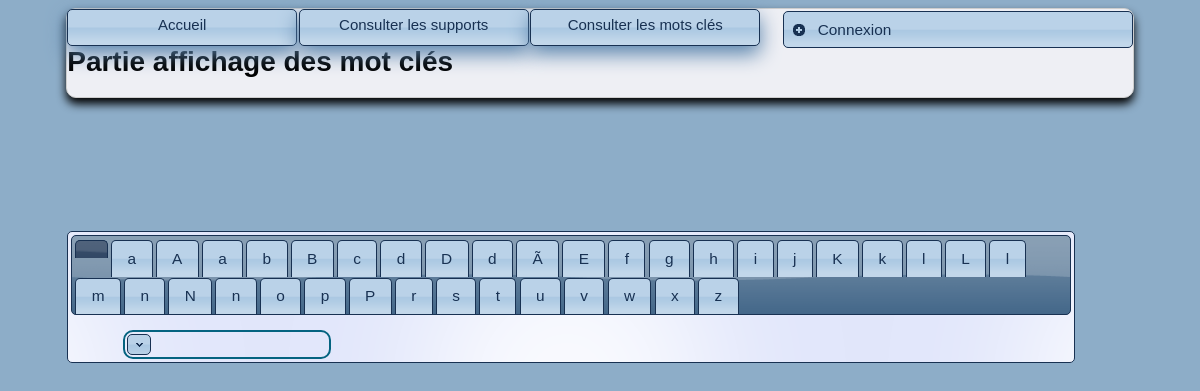
The page /index.php?page0=consul_key on the database its author committed.
### tables this page shows
CREATE TABLE IF NOT EXISTS `key` (
  `id_key` int(11) NOT NULL AUTO_INCREMENT,
  `terme` varchar(50) DEFAULT NULL,
  `commentaire` text,
  PRIMARY KEY (`id_key`)
);

### controleurs/consul_key.php (called while the page is built, shortened)
<?php
require_once('modeles/key.class.php');
include('vues/consul_key.php');
?>

### modeles/key.class.php (the view, shortened to what this page needs)
<?php
class Key{
    public static function listAllKeys(){
        $sql = "SELECT * FROM `key` ORDER BY terme ASC";
        $bdd = connect();
        $requete = $bdd -> query($sql);
        $compteur = 0;
        $save = null;
        while($value = $requete -> fetch(PDO::FETCH_ASSOC)){
            $index = substr($value['terme'], 0,1);
            if(isset($save)){
                switch ($index) {
                case $index == $save:
                    break;
                default:
                    echo "</div><div class=\"index_block\" id=\"tabs-".$compteur."\"><div class=\"titre_index\">".$index."</div>";
                    break;
                }
            }
            else{
                echo "<div class=\"index_block\" id=\"tabs-".$compteur."\"><div class=\"titre_index\">".$index."</div>";
            }
            $save = $index;
            echo "<div class=\"contenu_index\">"
            . "<a style=\"font-size:10px;\" class=\"btn_key\" value=\"".$compteur."\">fermer</a>&nbsp&nbsp"
            . "<a class=\"terme\" title=\"Commentaire : ".$value['commentaire']."\">".$value['terme']."</a>"
            . "<div class=\"com\" id=\"com".$compteur."\">Commentaire :<br>".$value['commentaire']."</div></div>";
            $compteur++;
        }
    }
    public static function createListKeys(){
        $sql = "SELECT * FROM `key` ORDER BY terme ASC";
        $bdd = connect();
        $requete = $bdd -> query($sql);
        $compteur = 0;
        $save = null;
        echo '<div>';
        echo '<ul>';
        while($value = $requete -> fetch(PDO::FETCH_ASSOC)){
            $index = substr($value['terme'], 0,1);
            if(isset($save)){
                switch ($index) {
                case $index == $save:
                    break;
                default:
                    echo "<li><a href=\"#tabs-".$compteur."\">".$index."</a></li>";
                    break;
                }
            }
            else{
                echo "<li><a href=\"#tabs-".$compteur."\">".$index."</a></li>";
            }
            $save = $index;
            $compteur++;
        }
        echo '</ul>';
        echo '</div>';
    }
}
?>

### index.php (shortened to what this page needs)
<!DOCTYPE html>
<html>
    <head>
        <link href="CSS/style.css" rel="stylesheet" type="text/css"/>
        <link href="CSS/custom-theme/jquery-ui-1.10.4.custom.css" rel="stylesheet">
    </head>
    <body>
        <?php
            if (!empty($_GET['page0']) && is_file('controleurs/'.$_GET['page0'].'.php')){
                include 'controleurs/'.$_GET['page0'].'.php';
            }
            elseif (!empty($_GET['page1']) && is_file('controleurs/'.$_GET['page1'].'.php')){
                include 'controleurs/'.$_GET['page1'].'.php';
            }
            elseif (!empty($_GET['page2']) && is_file('controleurs/'.$_GET['page2'].'.php')){
                include 'controleurs/'.$_GET['page2'].'.php';
            }
            elseif (!empty($_GET['page']) && is_file('controleurs/'.$_GET['page'].'.php')){
                include 'controleurs/'.$_GET['page'].'.php';
            }
            else{
                session_destroy();
                include 'controleurs/accueil.php';
            }
        ?>
    </body>
</html>

### vues/consul_key.php (shortened to what this page needs)
<div id="zone_de_texte">
    <?php include("vues/menu/menu.php"); ?>
    <?php include("vues/connexion.php"); ?>
    <br>
    <h1>Partie affichage des mot clés</h1>
    <div id="tabs_index">
        <?php
        Key::createListKeys();
        Key::listAllKeys();
        ?>
</div>

### vues/menu/menu.php (shortened to what this page needs)
<div id="menu">
	<ul>
		<li><a class="btn" href="index.php">Accueil</a></li>
		<li><a class="btn" href="index.php?page0=consul_support" >Consulter les supports</a></li>
		<li><a class="btn" href="index.php?page0=consul_key" >Consulter les mots clés</a></li>
	</ul>
</div>

### vues/connexion.php (shortened to what this page needs)
<div class="connexFloat">
    <div id="accordionConnex">
        <h3>Connexion</h3>
    </div>
</div>

### CSS/style.css (style rules this page uses)
body { font: 14px Calibri, "Trebuchet MS", Arial, Helvetica, sans-serif; color: #010101; background-color: #8dadc8; }
#zone_de_texte { border: 1px solid rgb(205,205,205); border-radius: 10px 10px 10px 10px; background-color: #EEEFF4; box-shadow: 0px 6px 10px #000000; margin-right: auto; margin-left: auto; width: 90%; }
.index_block { display: inline-block; margin-left: 10px; margin-bottom: 10px; border-style:solid; border-width:2px; border-radius: 10px 10px 10px 10px; border-color: #046380; padding: 2px; }
#tabs_index { float: left; width: 1000px; }
.contenu_index { font-size: 14px; border-style:solid; border-width:2px; border-radius: 10px 10px 10px 10px; border-color: #046380; display: inline-block; float: left; width: 200px; height: 10%; margin-left: 20px; padding: 2px; }
.connexFloat { float: right; }
#accordionConnex { width: 350px; height: 220px; }
#menu, #menu ul { padding : 0; margin : 0; list-style : none; line-height : 28px; text-align : center; box-shadow: 8px 8px 15px #5883ac; }
#menu { font-weight : bold; font-family : "Trebuchet MS", Verdana, Arial, Helvetica, sans-serif; font-size : 15px; }
#menu a { display : inline-block; padding : 0; text-decoration : none; width : 228px; height : 35px; box-shadow: 0px 8px 20px #5883ac; font-size:15px; border-collapse:collapse; }
#menu li { float : left; border-right : 1px solid #fff; }
html>body #menu li { border-right: 0px solid transparent; }

### rows shown on the page
key: terme "a"
key: terme "A"
key: terme "a"
key: terme "b"
key: terme "B"
key: terme "c"
key: terme "d"
key: terme "D"
key: terme "d"
key: terme "Ã"
key: terme "E"
key: terme "f"
key: terme "g"
key: terme "h"
key: terme "i"
key: terme "j"
key: terme "K"
key: terme "k"
key: terme "l"
key: terme "L"
key: terme "l"
key: terme "m"
key: terme "n"
key: terme "N"
key: terme "n"
key: terme "o"
key: terme "p"
key: terme "P"
key: terme "r"
key: terme "s"
key: terme "t"
key: terme "u"
key: terme "v"
key: terme "w"
key: terme "x"
key: terme "z"
